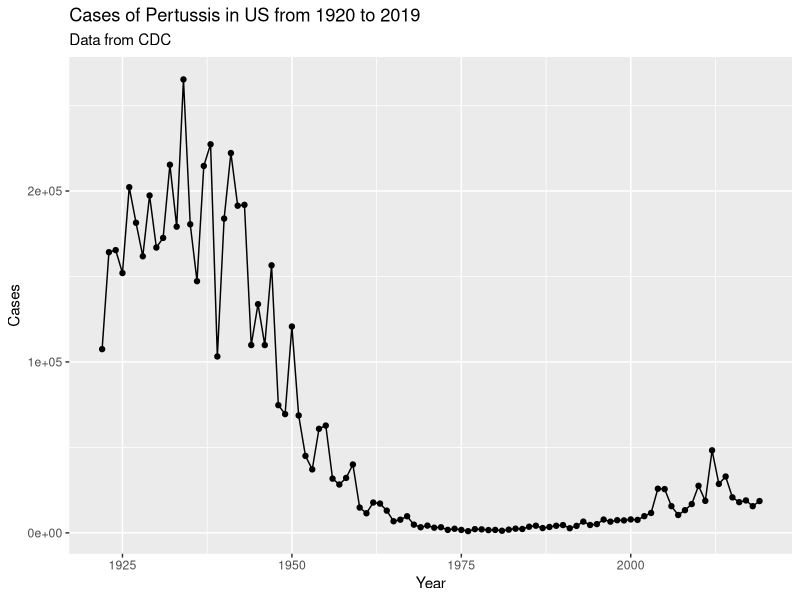
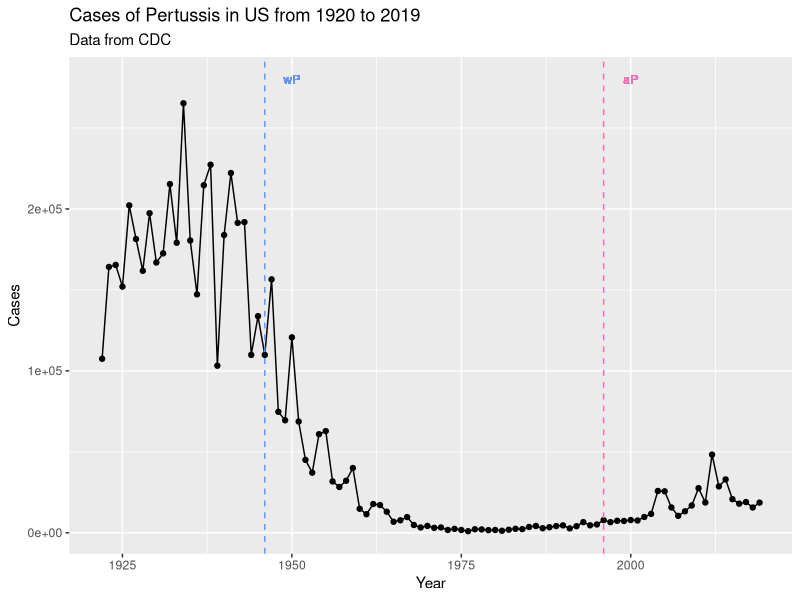

R code for these plots, in order: (Note: this script raises an error after producing the figures.)
## ---- chunk 1
cdc <- data.frame(
  Year = c(
    1922L,
    1923L,
    1924L,
    1925L,
    1926L,
    1927L,
    1928L,
    1929L,
    1930L,
    1931L,
    1932L,
    1933L,
    1934L,
    1935L,
    1936L,
    1937L,
    1938L,
    1939L,
    1940L,
    1941L,
    1942L,
    1943L,
    1944L,
    1945L,
    1946L,
    1947L,
    1948L,
    1949L,
    1950L,
    1951L,
    1952L,
    1953L,
    1954L,
    1955L,
    1956L,
    1957L,
    1958L,
    1959L,
    1960L,
    1961L,
    1962L,
    1963L,
    1964L,
    1965L,
    1966L,
    1967L,
    1968L,
    1969L,
    1970L,
    1971L,
    1972L,
    1973L,
    1974L,
    1975L,
    1976L,
    1977L,
    1978L,
    1979L,
    1980L,
    1981L,
    1982L,
    1983L,
    1984L,
    1985L,
    1986L,
    1987L,
    1988L,
    1989L,
    1990L,
    1991L,
    1992L,
    1993L,
    1994L,
    1995L,
    1996L,
    1997L,
    1998L,
    1999L,
    2000L,
    2001L,
    2002L,
    2003L,
    2004L,
    2005L,
    2006L,
    2007L,
    2008L,
    2009L,
    2010L,
    2011L,
    2012L,
    2013L,
    2014L,
    2015L,
    2016L,
    2017L,
    2018L,
    2019L
  ),
  Cases = c(
    107473,
    164191,
    165418,
    152003,
    202210,
    181411,
    161799,
    197371,
    166914,
    172559,
    215343,
    179135,
    265269,
    180518,
    147237,
    214652,
    227319,
    103188,
    183866,
    222202,
    191383,
    191890,
    109873,
    133792,
    109860,
    156517,
    74715,
    69479,
    120718,
    68687,
    45030,
    37129,
    60886,
    62786,
    31732,
    28295,
    32148,
    40005,
    14809,
    11468,
    17749,
    17135,
    13005,
    6799,
    7717,
    9718,
    4810,
    3285,
    4249,
    3036,
    3287,
    1759,
    2402,
    1738,
    1010,
    2177,
    2063,
    1623,
    1730,
    1248,
    1895,
    2463,
    2276,
    3589,
    4195,
    2823,
    3450,
    4157,
    4570,
    2719,
    4083,
    6586,
    4617,
    5137,
    7796,
    6564,
    7405,
    7298,
    7867,
    7580,
    9771,
    11647,
    25827,
    25616,
    15632,
    10454,
    13278,
    16858,
    27550,
    18719,
    48277,
    28639,
    32971,
    20762,
    17972,
    18975,
    15609,
    18617
  )
)
## ---- chunk 2
library(ggplot2)

baseplot <- ggplot(cdc) +
  aes(Year, Cases) + 
  geom_point() +
  geom_line() + 
  labs(title="Cases of Pertussis in US from 1920 to 2019",
      subtitle="Data from CDC")

baseplot
## ---- chunk 3
baseplot + 
  geom_vline(xintercept=1946, col="cornflowerblue", linetype=2) +
  geom_text(aes(1950, 2.8e+05), label="wP", col="cornflowerblue", size=3) +
  geom_vline(xintercept=1996, col="hotpink", linetype=2) +
  geom_text(aes(2000, 2.8e+05), label="aP", col="hotpink", size=3)
## ---- chunk 4
library(jsonlite)
## ---- chunk 5
subject <- read_json("http://cmi-pb.org/api/subject", 
                     simplifyVector = TRUE)

head(subject)
## ---- chunk 6
table(subject$infancy_vac)
## ---- chunk 7
table(subject$biological_sex)
## ---- chunk 8
table(subject$race, subject$biological_sex)
## ---- chunk 9
library(lubridate)
## ---- chunk 10
age_days <- today() - ymd(subject$year_of_birth)
age_years <- time_length(age_days, "years")
subject$age <- age_years
## ---- chunk 11
mean(subject$age)
## ---- chunk 12
library(dplyr)

wp_age <- filter(subject, infancy_vac == "wP")$age
ap_age <- filter(subject, infancy_vac == "aP")$age

mean(wp_age)
mean(ap_age)
## ---- chunk 13
# T-test
t.test(wp_age, ap_age)
## ---- chunk 14
int <- ymd(subject$date_of_boost) - ymd(subject$year_of_birth)

age_at_boost <- time_length(int, "year")

age_at_boost
## ---- chunk 15
ggplot(subject) +
  aes(time_length(age, "year"),
      fill=as.factor(infancy_vac)) +
  geom_histogram(show.legend=FALSE) +
  facet_wrap(vars(infancy_vac), nrow=2) 
## ---- chunk 16
# Complete the API URLs...
specimen <- read_json("http://cmi-pb.org/api/specimen", simplifyVector = TRUE) 

titer <- read_json("http://cmi-pb.org/api/ab_titer", simplifyVector = TRUE) 
## ---- chunk 17
head(specimen)
## ---- chunk 18
head(titer)
## ---- chunk 19
meta <- inner_join(specimen, subject)

dim(meta)
head(meta)
## ---- chunk 20
abdata <- inner_join(titer, meta)

dim(abdata)
## ---- chunk 21
table(abdata$isotype)
## ---- chunk 22
table(abdata$visit)
## ---- chunk 23
ig1 <- abdata %>% filter(isotype == "IgG1", visit!=8)
head(ig1)
## ---- chunk 24
ggplot(ig1) +
  aes(MFI, antigen) +
  geom_boxplot() + 
  facet_wrap(vars(visit), nrow=2)
## ---- chunk 25
ggplot(ig1) +
  aes(MFI, antigen, col=infancy_vac ) +
  geom_boxplot(show.legend = FALSE) + 
  facet_wrap(vars(visit), nrow=2) +
  theme_bw()
## ---- chunk 26
ggplot(ig1) +
  aes(MFI, antigen, col=infancy_vac ) +
  geom_boxplot(show.legend = FALSE) + 
  facet_wrap(vars(infancy_vac, visit), nrow=2)
## ---- chunk 27
filter(ig1, antigen=="Measles") %>%
  ggplot() +
  aes(MFI, col=infancy_vac) +
  geom_boxplot(show.legend = FALSE) +
  facet_wrap(vars(visit)) +
  theme_bw()
## ---- chunk 28
filter(ig1, antigen=="FIM2/3") %>%
  ggplot() +
  aes(MFI, col=infancy_vac) +
  geom_boxplot(show.legend = FALSE) +
  facet_wrap(vars(visit)) +
  theme_bw()
## ---- chunk 29
url <- "https://www.cmi-pb.org/api/v2/rnaseq?versioned_ensembl_gene_id=eq.ENSG00000211896.7"

rna <- read_json(url, simplifyVector = TRUE)
## ---- chunk 30
#meta <- inner_join(specimen, subject)
ssrna <- inner_join(rna, meta)
## ---- chunk 31
ggplot(ssrna) +
  aes(visit, tpm, group=subject_id) +
  geom_point() +
  geom_line(alpha=0.2)
## ---- chunk 32
ggplot(ssrna) +
  aes(tpm, col=infancy_vac) +
  geom_boxplot() +
  facet_wrap(vars(visit))
## ---- chunk 33
ssrna %>%  
  filter(visit==4) %>% 
  ggplot() +
    aes(tpm, col=infancy_vac) + geom_density() + 
    geom_rug() 
